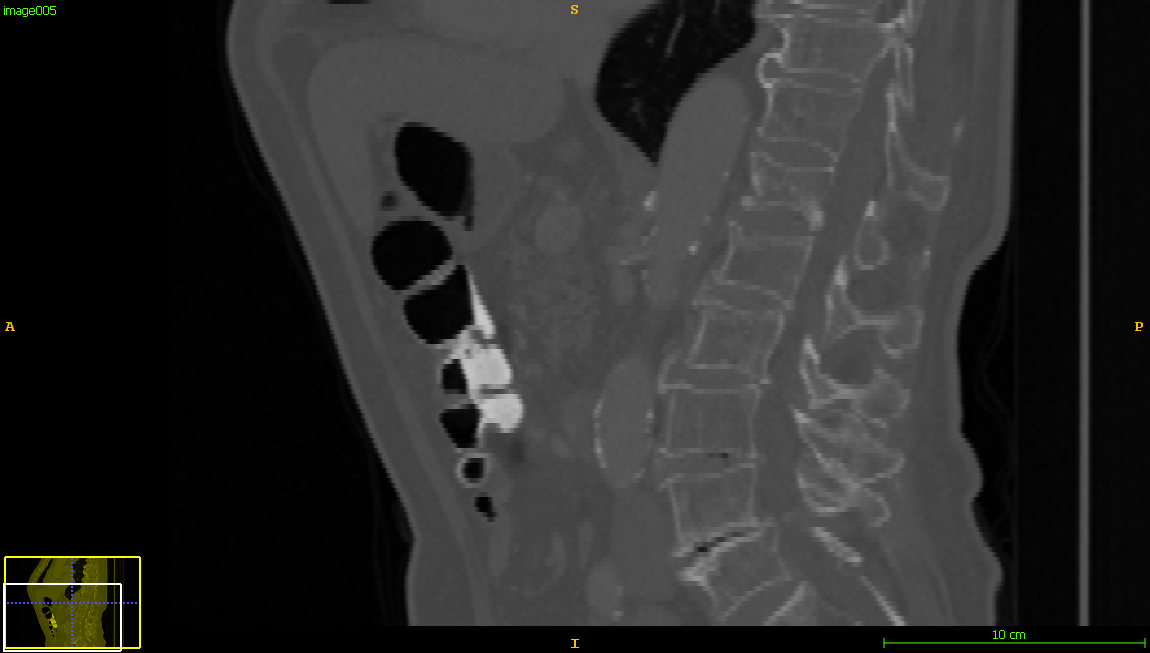
%> input picture src/Classification_SVM/newfeatures/005-01.png, 1150 x 653 px
$ octave app2.m   (GNU Octave 9; MATLAB toolbox functions it lacks are replaced by stand-ins)
%> lines starting %> are read from the running program, lines starting %| are printed output that depends on the picture; in (x1, y1, x2, y2) boxes, pixels count from 0 and x2, y2 are one past the last pixel; in counts of white or black regions, pixels touching at a corner belong together; the program's own positions count from 1
### src/Classification_SVM/newfeatures/activcontour/im2graydouble.m

%---------------------------------------------------------------------
%---------------------------------------------------------------------
%-- AUXILIARY FUNCTIONS ----------------------------------------------
%---------------------------------------------------------------------


%-- compute curvature along SDF
%-- Converts image to one channel (grayscale) double
function img = im2graydouble(img)
  [dimy, dimx, c] = size(img);
  if(isfloat(img)) % image is a double
    if(c==3)
      img = rgb2gray(uint8(img));
    end
  else           % image is a int
    if(c==3)
      img = rgb2gray(img);
    end
    img = double(img);
  end

### src/Classification_SVM/newfeatures/activcontour/mask2phi.m


%-- converts a mask to a SDF
function phi = mask2phi(init_a)
  phi=bwdist(init_a)-bwdist(1-init_a)+im2double(init_a)-.5;

### src/Classification_SVM/newfeatures/region_seg.m
% Region Based Active Contour Segmentation
%
% seg = region_seg(I,init_mask,max_its,alpha,display)
%
% Inputs: I           2D image
%         init_mask   Initialization (1 = foreground, 0 = bg)
%         max_its     Number of iterations to run segmentation for
%         alpha       (optional) Weight of smoothing term
%                       higer = smoother.  default = 0.2
%         display     (optional) displays intermediate outputs
%                       default = true
%
% Outputs: seg        Final segmentation mask (1=fg, 0=bg)
%
% Description: This code implements the paper: "Active Contours Without
% Edges" By Chan Vese. This is a nice way to segment images whose
% foregrounds and backgrounds are statistically different and homogeneous.
%
% Example:
% img = imread('tire.tif');
% m = zeros(size(img));
% m(33:33+117,44:44+128) = 1;
% seg = region_seg(img,m,500);
%
% Coded by: Shawn Lankton (www.shawnlankton.com)
%------------------------------------------------------------------------
function seg = region_seg(I,init_mask,max_its,alpha,display)

  %-- default value for parameter alpha is .1
  if(~exist('alpha','var'))
    alpha = .2;
  end
  %-- default behavior is to display intermediate outputs
  if(~exist('display','var'))
    display = true;
  end
  %-- ensures image is 2D double matrix
  I = im2graydouble(I);

  %-- Create a signed distance map (SDF) from mask
  phi = mask2phi(init_mask);

  %--main loop
  for its = 1:max_its   % Note: no automatic convergence test

    idx = find(phi <= 1.2 & phi >= -1.2);  %get the curve's narrow band

    %-- find interior and exterior mean
    upts = find(phi<=0);                 % interior points
    vpts = find(phi>0);                  % exterior points
    u = sum(I(upts))/(length(upts)+eps); % interior mean
    v = sum(I(vpts))/(length(vpts)+eps); % exterior mean

    F = (I(idx)-u).^2-(I(idx)-v).^2;         % force from image information
    curvature = get_curvature(phi,idx);  % force from curvature penalty

    dphidt = F./max(abs(F)) + alpha*curvature;  % gradient descent to minimize energy

    %-- maintain the CFL condition
    dt = .45/(max(dphidt)+eps);

    %-- evolve the curve
    phi(idx) = phi(idx) + dt.*dphidt;

    %-- Keep SDF smooth
    phi = sussman(phi, .5);

    %-- intermediate output
    if((display>0)&&(mod(its,20) == 0))
      showCurveAndPhi(I,phi,its);
    end
  end

  %-- final output
  if(display)
    showCurveAndPhi(I,phi,its);
  end

  %-- make mask from SDF
  seg = phi<=0; %-- Get mask from levelset


### src/Classification_SVM/newfeatures/activcontour/get_curvature.m
function curvature = get_curvature(phi,idx)
    [dimy, dimx] = size(phi);
    [y x] = ind2sub([dimy,dimx],idx);  % get subscripts

    %-- get subscripts of neighbors
    ym1 = y-1; xm1 = x-1; yp1 = y+1; xp1 = x+1;

    %-- bounds checking
    ym1(ym1<1) = 1; xm1(xm1<1) = 1;
    yp1(yp1>dimy)=dimy; xp1(xp1>dimx) = dimx;

    %-- get indexes for 8 neighbors
    idup = sub2ind(size(phi),yp1,x);
    iddn = sub2ind(size(phi),ym1,x);
    idlt = sub2ind(size(phi),y,xm1);
    idrt = sub2ind(size(phi),y,xp1);
    idul = sub2ind(size(phi),yp1,xm1);
    idur = sub2ind(size(phi),yp1,xp1);
    iddl = sub2ind(size(phi),ym1,xm1);
    iddr = sub2ind(size(phi),ym1,xp1);

    %-- get central derivatives of SDF at x,y
    phi_x  = -phi(idlt)+phi(idrt);
    phi_y  = -phi(iddn)+phi(idup);
    phi_xx = phi(idlt)-2*phi(idx)+phi(idrt);
    phi_yy = phi(iddn)-2*phi(idx)+phi(idup);
    phi_xy = -0.25*phi(iddl)-0.25*phi(idur)...
             +0.25*phi(iddr)+0.25*phi(idul);
    phi_x2 = phi_x.^2;
    phi_y2 = phi_y.^2;

    %-- compute curvature (Kappa)
    curvature = ((phi_x2.*phi_yy + phi_y2.*phi_xx - 2*phi_x.*phi_y.*phi_xy)./...
              (phi_x2 + phi_y2 +eps).^(3/2)).*(phi_x2 + phi_y2).^(1/2);


### src/Classification_SVM/newfeatures/activcontour/sussman.m

%-- level set re-initialization by the sussman method
function D = sussman(D, dt)
  % forward/backward differences
  a = D - shiftR(D); % backward
  b = shiftL(D) - D; % forward
  c = D - shiftD(D); % backward
  d = shiftU(D) - D; % forward

  a_p = a;  a_n = a; % a+ and a-
  b_p = b;  b_n = b;
  c_p = c;  c_n = c;
  d_p = d;  d_n = d;

  a_p(a < 0) = 0;
  a_n(a > 0) = 0;
  b_p(b < 0) = 0;
  b_n(b > 0) = 0;
  c_p(c < 0) = 0;
  c_n(c > 0) = 0;
  d_p(d < 0) = 0;
  d_n(d > 0) = 0;

  dD = zeros(size(D));
  D_neg_ind = find(D < 0);
  D_pos_ind = find(D > 0);
  dD(D_pos_ind) = sqrt(max(a_p(D_pos_ind).^2, b_n(D_pos_ind).^2) ...
                       + max(c_p(D_pos_ind).^2, d_n(D_pos_ind).^2)) - 1;
  dD(D_neg_ind) = sqrt(max(a_n(D_neg_ind).^2, b_p(D_neg_ind).^2) ...
                       + max(c_n(D_neg_ind).^2, d_p(D_neg_ind).^2)) - 1;

  D = D - dt .* sussman_sign(D) .* dD;


### src/Classification_SVM/newfeatures/activcontour/shiftR.m
function shift = shiftR(M)
  shift = [ M(:,1) M(:,1:size(M,2)-1) ];

### src/Classification_SVM/newfeatures/activcontour/showCurveAndPhi.m


%-- Displays the image with curve superimposed
function showCurveAndPhi(I, phi, i)
  imshow(I,'initialmagnification',200,'displayrange',[0 255]); hold on;
  contour(phi, [0 0], 'g','LineWidth',4);
  contour(phi, [0 0], 'k','LineWidth',2);
  hold off; title([num2str(i) ' Iterations']); drawnow;


### src/Classification_SVM/newfeatures/activcontour/shiftD.m
%-- whole matrix derivatives
function shift = shiftD(M)
  shift = shiftR(M')';

### src/Classification_SVM/newfeatures/activcontour/shiftL.m

function shift = shiftL(M)
  shift = [ M(:,2:size(M,2)) M(:,size(M,2)) ];

### src/Classification_SVM/newfeatures/activcontour/shiftU.m

function shift = shiftU(M)
  shift = shiftL(M')';


### src/Classification_SVM/newfeatures/activcontour/sussman_sign.m
function S = sussman_sign(D)
  S = D ./ sqrt(D.^2 + 1);

### src/Classification_SVM/newfeatures/app2.m
clc
clear
close all
img=imread('005-01.png');
%> img is the input picture: size 653x1150x3 uint8; mean R, G, B 43.7, 43.8, 42.8
img=rgb2gray(img);
%> img: size 653x1150 uint8
% origimg=img;
imshow(img)

img=imadjust(img,[0.28 0.6],[0.5 0.9]);
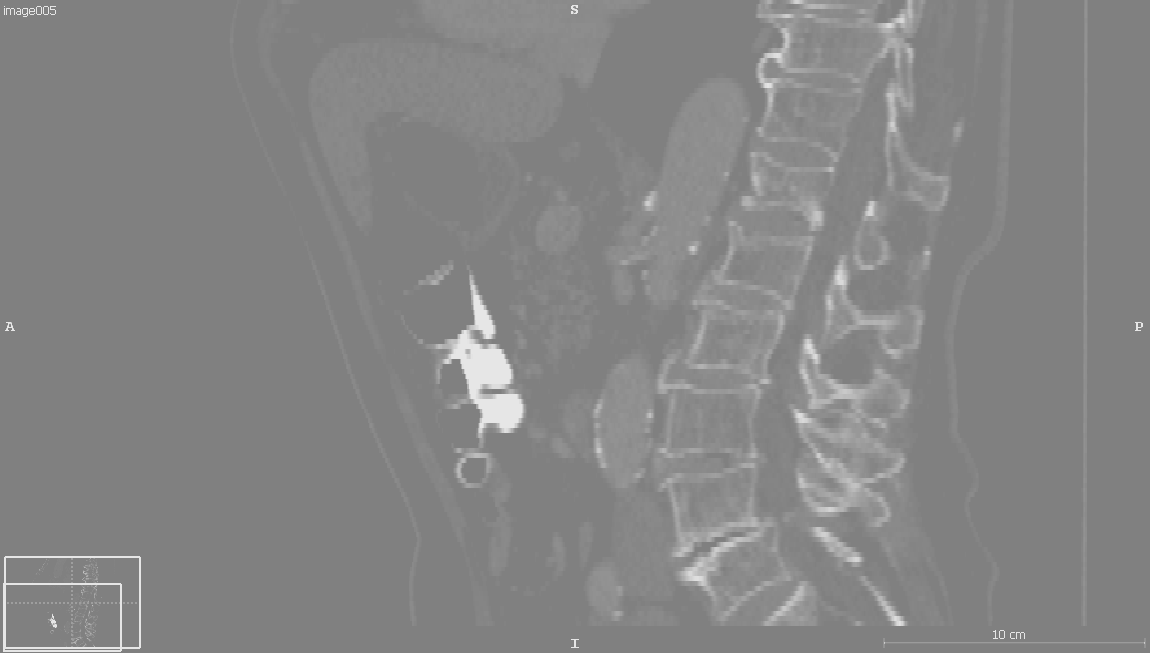
%> img: size 653x1150 uint8; min 128, max 230, mean 133.2
img = imsharpen(img,'Radius',2,'Amount',3);
figure
imshow(img)
origimg=im2double(img);
figure,imshow(origimg)

img=im2bw(img,0.51);
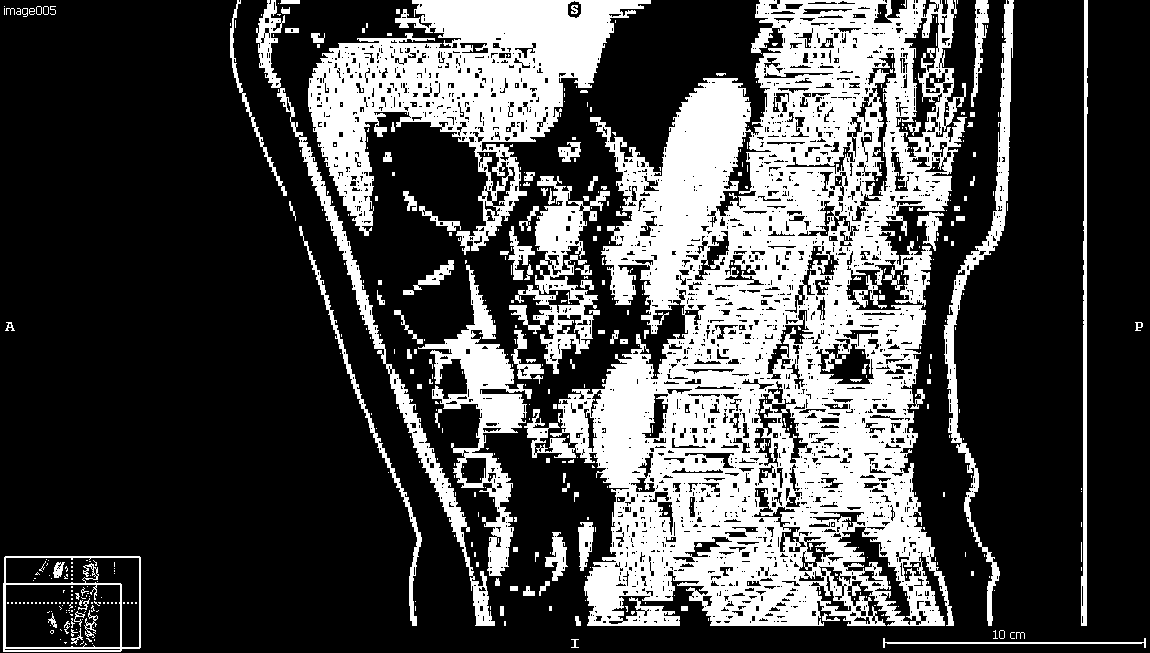
%> img: size 653x1150 logical; 29.4% white; 574 white regions (460 under 20 px), largest, box (x1, y1, x2, y2) and area: (524, 0, 967, 626) 141262, (308, 0, 651, 255) 34521, (418, 265, 532, 576) 8610
figure
% imshow(img)
img = bwareaopen(img,100);
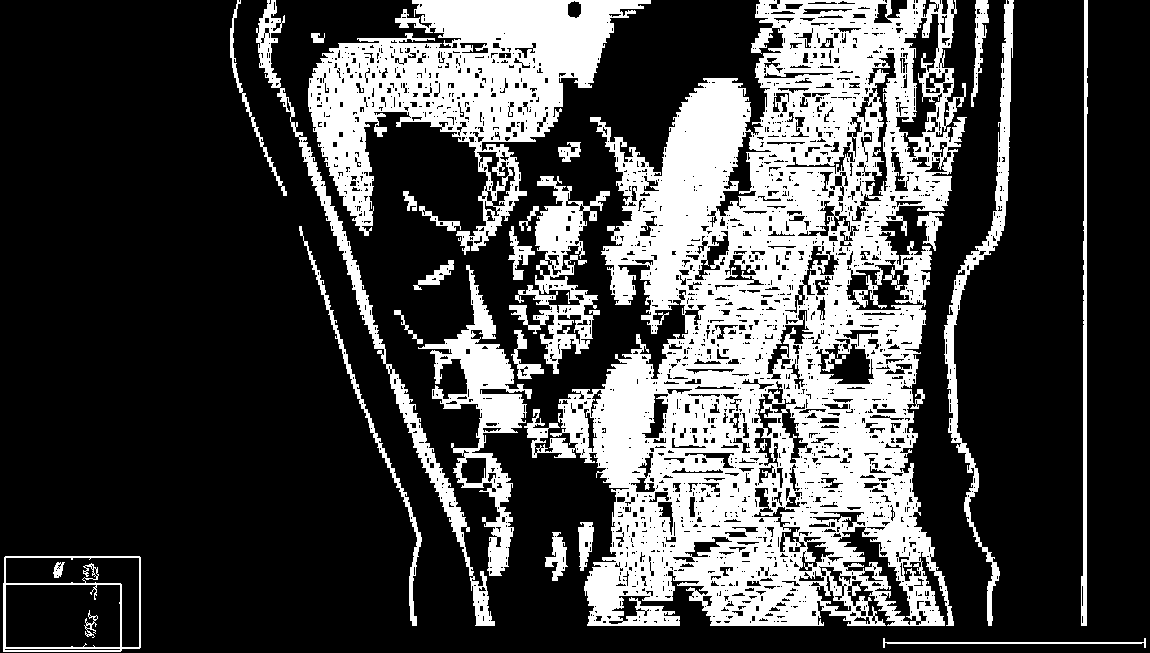
%> img: size 653x1150 logical; 28.6% white; 27 white regions, largest, box (x1, y1, x2, y2) and area: (524, 0, 967, 626) 141262, (308, 0, 651, 255) 34521, (418, 265, 532, 576) 8610
se = strel('sphere',2);
dilatedimg = imdilate(img, se);
%> dilatedimg: size 653x1130 logical; every value is 1
se = strel('disk',2);
img = imerode(dilatedimg, se);
img = bwareaopen(img,300);
imshow(img)
m=img;
% [y x]=ginput(2);
% m = zeros(size(img,1),size(img,2));          %-- create initial mask
% m(x(1):x(2),y(1):y(2)) = 1;
%% segmentation
figure
subplot(2,2,1); imshow(img); title('Input Image');
subplot(2,2,2); imshow(m); title('Initialization');
subplot(2,2,3); title('Segmentation');

seg = region_seg(img, m, 100); %-- Run segmentation
%> in im2graydouble, `img = double(img);`: img: size 653x1130 double; every value is 1
%> in mask2phi, `phi=bwdist(init_a)-bwdist(1-init_a)+im2double(init_a)-.5;`: phi: size 653x1130 single; every value is NaN or infinite
%> the loop in region_seg, `for its = 1:max_its` made 100 passes
%> u on passes 1 to 12: 1, 0, 0, 0, 0, 0, 0, 0, 0, 0, 0, 0
%> in region_seg, `seg = phi<=0;`: seg: size 653x1130 logical; every value is 0
subplot(2,2,4);
% imshow()
imshow(seg,[]); title('Global Region-Based Segmentation');

[m,n]=find(seg==1);
%> m = []; n = []
figure
imshow(img,[])
hold on
plot(n,m,'.r','linewidth',2)

% [8 lines of commented-out code are left out]

$ run again, with src/Classification_SVM/newfeatures/002-01.png copied over src/Classification_SVM/newfeatures/005-01.png
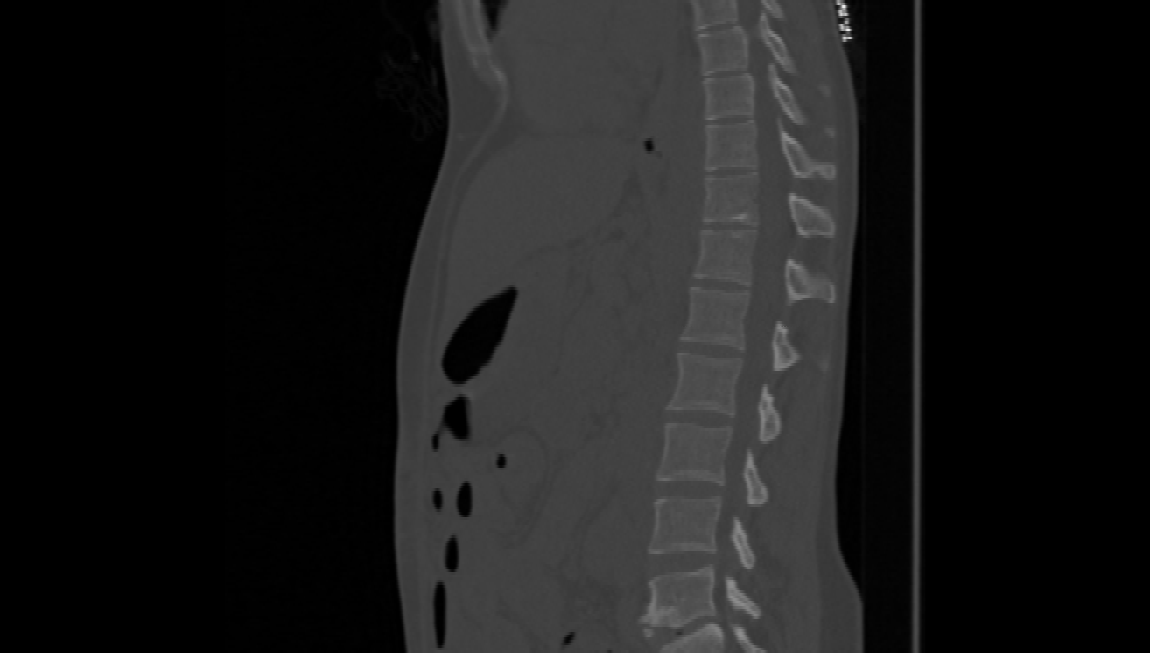
%> input picture src/Classification_SVM/newfeatures/002-01.png, 1150 x 653 px
%> img is the input picture: size 653x1150x3 uint8; min 0, max 235, mean 25.9
%> dilatedimg: size 653x1130 logical; 10.6% white; 8959 white regions (8919 under 20 px), largest, box (x1, y1, x2, y2) and area: (679, 229, 758, 354) 4672, (702, 73, 758, 172) 3520, (638, 564, 717, 629) 3038
%> the loop in region_seg, `for its = 1:max_its` made 100 passes
%> dt on passes 1 to 8: 0.386, 0.338, 0.342, 0.339, 0.334, 0.34, 0.318, 0.323
%> `title('Global Region-Based Segmentation')`:
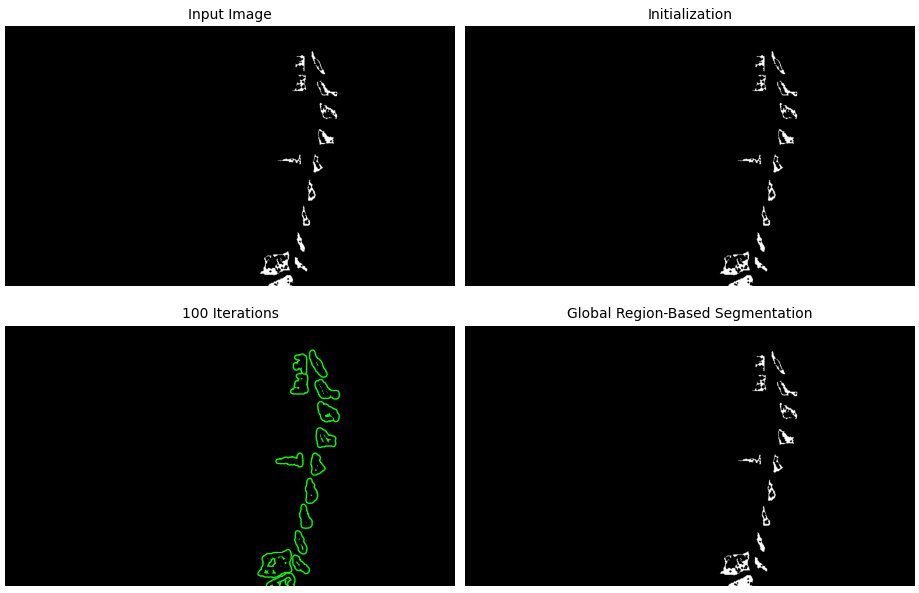
%> figure redrawn from the program's plot data, 4 panels
%> m = 7016 values from 66 to 653; n = 7016 values from 641 to 835
%> `plot(n,m,'.r','linewidth',2)`:
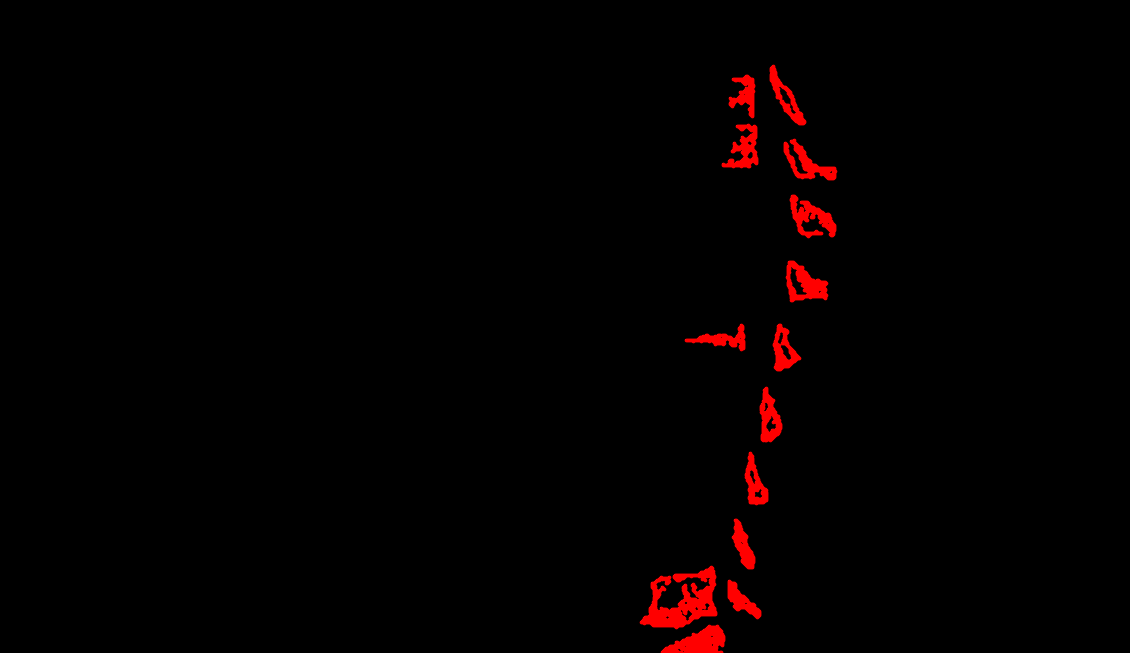
%> figure redrawn from the program's plot data

$ run again, with src/Classification_SVM/newfeatures/snapshotImage003.png copied over src/Classification_SVM/newfeatures/005-01.png
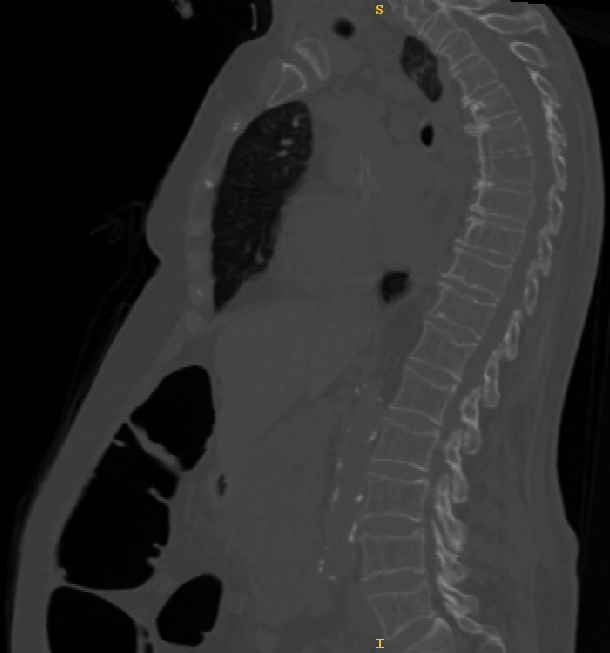
%> input picture src/Classification_SVM/newfeatures/snapshotImage003.png, 610 x 653 px
%> img is the input picture: size 653x610x3 uint8; mean R, G, B 45.6, 45.6, 45.6
%> `img=im2bw(img,0.51);`:
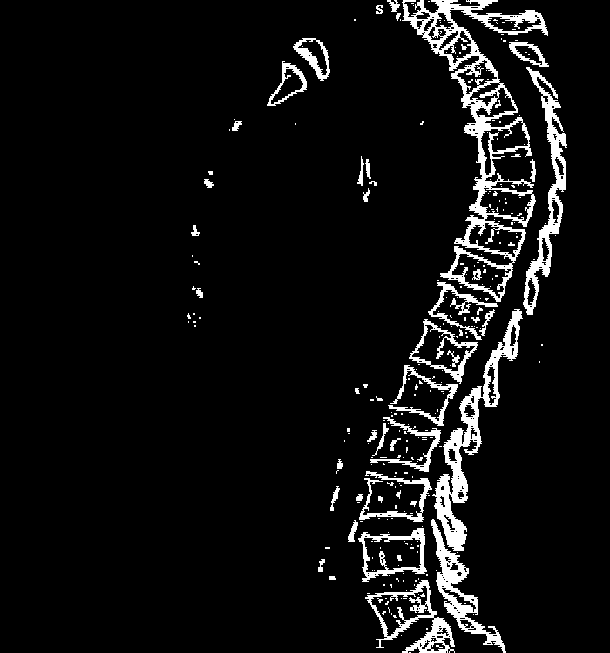
%> img: size 653x610 logical; 6.7% white; 277 white regions (229 under 20 px), largest, box (x1, y1, x2, y2) and area: (402, 0, 548, 302) 7676, (432, 309, 523, 551) 3960, (523, 67, 567, 315) 2603
%> `img = bwareaopen(img,100);`:
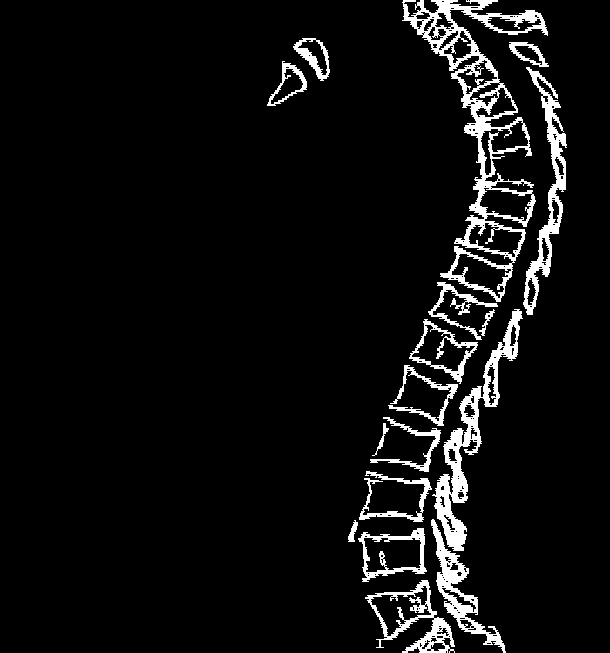
%> img: size 653x610 logical; 6.1% white; 17 white regions, largest, box (x1, y1, x2, y2) and area: (402, 0, 548, 302) 7676, (432, 309, 523, 551) 3960, (523, 67, 567, 315) 2603
%> dilatedimg: size 653x590 logical; every value is 1
%> phi: size 653x590 single; every value is NaN or infinite
%> the loop in region_seg, `for its = 1:max_its` made 100 passes
%> u on passes 1 to 8: 1, 0, 0, 0, 0, 0, 0, 0
%> seg: size 653x590 logical; every value is 0
%> m = []
